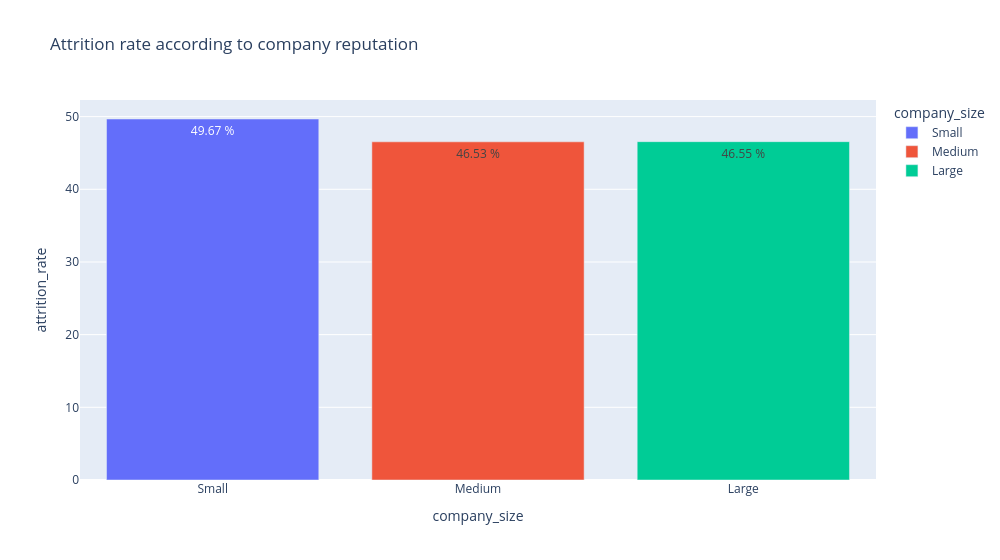

Write notebook code for a chart like this one.
### Code cell
d = (df.assign(is_left=(df['attrition']=='Left').astype(int))
     .groupby('company_size')['is_left']
     .mean()
     .reset_index(name='attrition_rate')
     )
d['attrition_rate'] = d['attrition_rate']*100

d = d.sort_values(by='company_size', key=lambda x:x.map({'Small':1,'Medium':2,'Large':3}))

d['Percent'] = d.apply(lambda x: f"{round(x['attrition_rate'], 2)} %", axis=1)

fig = px.bar(
    d,
    x='company_size',
    y='attrition_rate',
    title='Attrition rate according to company reputation',
    # text_auto='0.1f',
    text='Percent',
    color='company_size',
    width=1000
)


fig.show()

### Figure 1 — Plotly figure (JSON) as saved in the notebook; plotly's stock layout.template omitted (floating-point values rounded to 4 significant figures)
{"data": [{"hovertemplate": "company_size=%{x}<br>attrition_rate=%{y}<br>Percent=%{text}<extra></extra>", "legendgroup": "Small", "marker": {"color": "#636efa", "pattern": {"shape": ""}}, "name": "Small", "orientation": "v", "showlegend": true, "text": ["49.67 %"], "textposition": "auto", "type": "bar", "x": ["Small"], "xaxis": "x", "y": [49.67], "yaxis": "y"}, {"hovertemplate": "company_size=%{x}<br>attrition_rate=%{y}<br>Percent=%{text}<extra></extra>", "legendgroup": "Medium", "marker": {"color": "#EF553B", "pattern": {"shape": ""}}, "name": "Medium", "orientation": "v", "showlegend": true, "text": ["46.53 %"], "textposition": "auto", "type": "bar", "x": ["Medium"], "xaxis": "x", "y": [46.53], "yaxis": "y"}, {"hovertemplate": "company_size=%{x}<br>attrition_rate=%{y}<br>Percent=%{text}<extra></extra>", "legendgroup": "Large", "marker": {"color": "#00cc96", "pattern": {"shape": ""}}, "name": "Large", "orientation": "v", "showlegend": true, "text": ["46.55 %"], "textposition": "auto", "type": "bar", "x": ["Large"], "xaxis": "x", "y": [46.55], "yaxis": "y"}], "layout": {"barmode": "relative", "legend": {"title": {"text": "company_size"}, "tracegroupgap": 0}, "title": {"text": "Attrition rate according to company reputation"}, "width": 1000, "xaxis": {"anchor": "y", "categoryarray": ["Small", "Medium", "Large"], "categoryorder": "array", "domain": [0, 1], "title": {"text": "company_size"}}, "yaxis": {"anchor": "x", "domain": [0, 1], "title": {"text": "attrition_rate"}}}}
